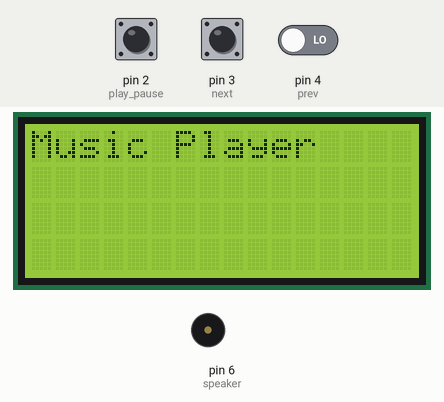
This sketch was run on a simulated Arduino Uno, built with avr-gcc and run on an emulated ATmega328P. On the bench: 16×4 character LCD, buzzer (waves = sounding, pin HIGH). The inputs (shaded band) are chosen by the test bench; at power-on: pin 2 (play_pause) LOW, pin 3 (next) LOW, pin 4 (prev) LOW. Storage starts empty; the audio player accepts every command and is not drawn; what the sketch prints to the serial monitor is not drawn.

Above: at 1.2 s.
1.3 s: pin 2 (play_pause) driven HIGH
At 2.2 s:
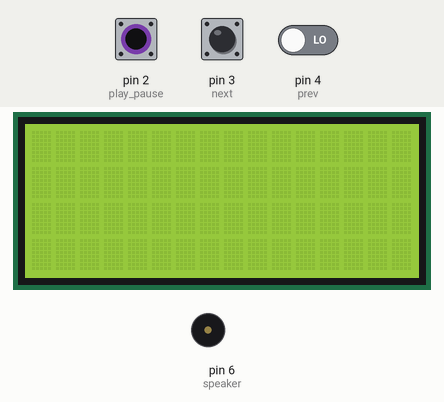
2.8 s: pin 2 (play_pause) driven LOW
At 3.5 s:
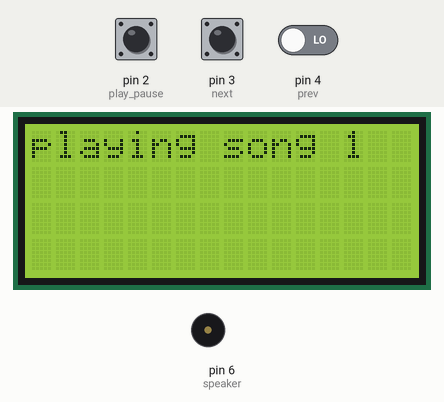
4.3 s: pin 2 (play_pause) pulsed HIGH 2 times (0.12 s each, 0.3 s apart)
7.9 s: pin 2 (play_pause) pulsed HIGH 5 times (0.12 s each, 0.3 s apart)
Timing chart, 0 to 10.9 s (numbered marks = the images above; inputs shaded):
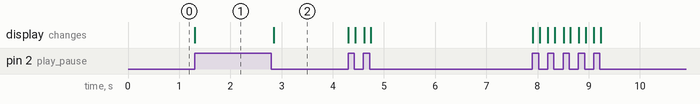

Measured:
- after the input at 1.3 s, the display: changes at once (image 1)
- after the input at 2.8 s, the display: changes at once (image 2)

The sketch:

MusicPlayer_.ino
```cpp
#include <SD.h>
#include <SPI.h>
#include "TMRpcm.h"
#include <LiquidCrystal.h>

#define sm Serial
#define play_pause 2
#define next 3
#define prev 4
#define speaker 6

TMRpcm tmrpcm;

int temp = 0;
int temp1;

void setup() {

 pinMode(play_pause, INPUT);
 pinMode(next, INPUT);
 pinMode(prev, INPUT);
 pinMode(speaker, OUTPUT);

 tmrpcm.speakerPin = speaker;
 tmrpcm.setVolume(4);

  sm.begin(9600);

   if (!checkSD())
   {
      sm.println("SD card failed");
      while(1){};
   }
   else
    sm.println("SD card works");

  lcdMessage("Music Player");

}

void loop() {

if(digitalRead(play_pause) == true)
{
  if(temp == 0)
  {
    tmrpcm.play("song1.wav");
    lcdMessage("playing song 1");
  }
  else if (temp == 1)
  {
    tmrpcm.play("song2.wav");
    lcdMessage("playing song 2");
  }
  else if (temp == 2)
  {
    tmrpcm.play("song3.wav");
    lcdMessage("playing song 3");
  }
  else if (temp == 3)
  {
    tmrpcm.play("song4.wav");
    lcdMessage("playing song 4");
  }

  if(digitalRead(next) == true)
  {
    if(temp < 3)
      temp++;
    else
      temp = 0;
  }

  if(digitalRead(prev) == true)
  {
    if (temp > 0)
      temp--;
    else
     temp = 3;
  }

}
else
{
  sm.println("not playing");
  tmrpcm.pause();
}
}
```

Sdcard.ino
```cpp
bool checkSD()
{
  if (!SD.begin(53))
  {
    sm.println("SD card not found");
    return false;
  }

   return true;
}
```

LCDModule.ino
```cpp
const int rs = 47, en = 46, d4 = 45, d5 = 44, d6 = 43, d7 = 42;
LiquidCrystal lcd(rs, en, d4, d5, d6, d7);

void lcdMessage(String message)
{
  lcd.clear();
  lcd.begin(16, 4);
  lcd.print(message);
}
```
